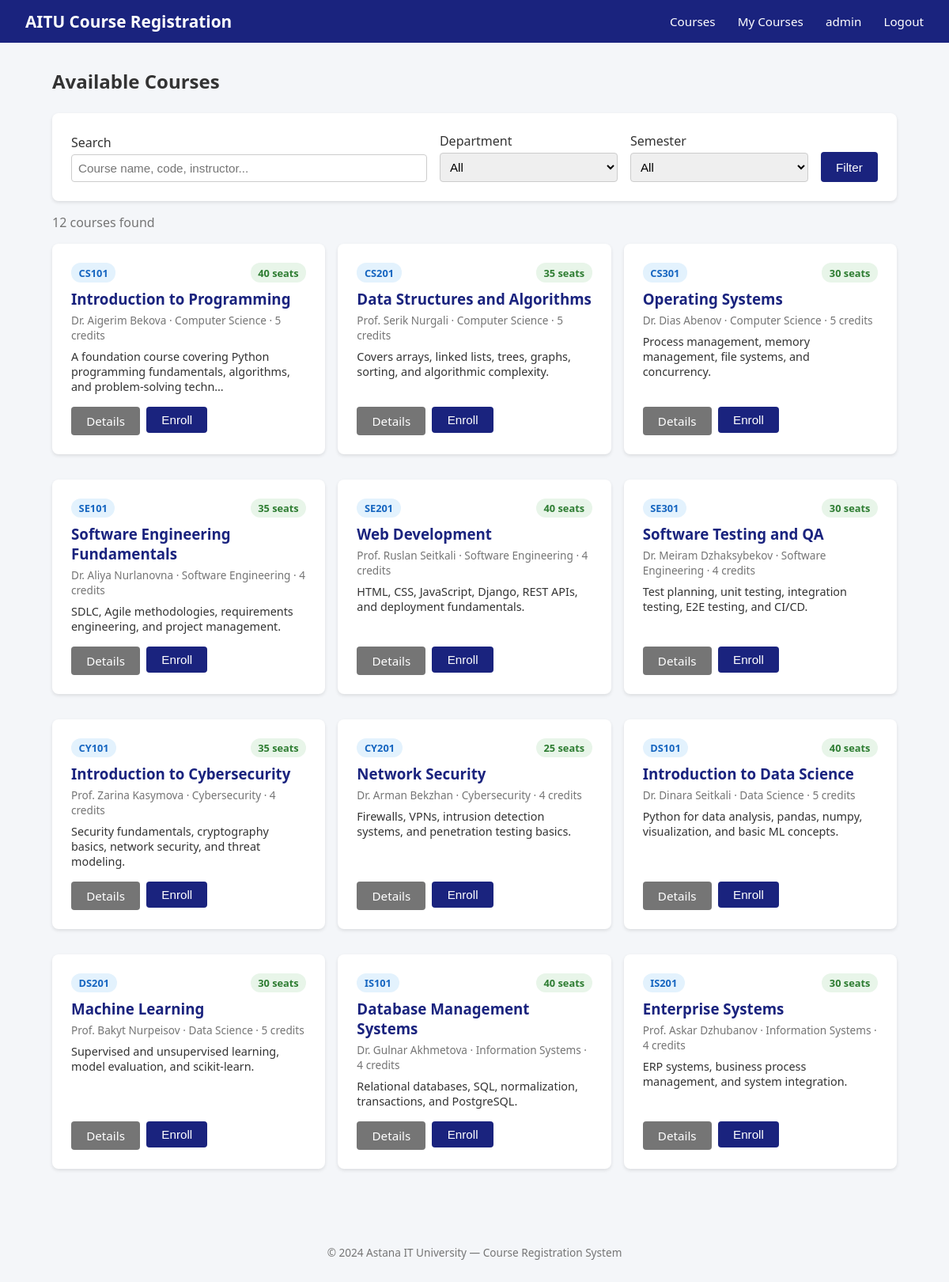
The app's page /courses/ (signed in) with its own data.
### courses/models.py (models this page shows, shortened)
class Course(models.Model):
    SEMESTER_CHOICES = [
        ('Fall', 'Fall'),
        ('Spring', 'Spring'),
        ('Summer', 'Summer'),
    ]
    title = models.CharField(max_length=200)
    code = models.CharField(max_length=20, unique=True)
    department = models.ForeignKey(Department, on_delete=models.CASCADE, related_name='courses')
    description = models.TextField()
    credits = models.PositiveSmallIntegerField()
    max_students = models.PositiveIntegerField(default=30)
    semester = models.CharField(max_length=10, choices=SEMESTER_CHOICES)
    year = models.PositiveIntegerField()
    instructor = models.CharField(max_length=100)
    is_active = models.BooleanField(default=True)
    created_at = models.DateTimeField(auto_now_add=True)
    @property
    def enrolled_count(self):
        return self.enrollments.filter(status='enrolled').count()
    @property
    def is_full(self):
        return self.enrolled_count >= self.max_students
    @property
    def available_seats(self):
        return max(0, self.max_students - self.enrolled_count)

class Department(models.Model):
    name = models.CharField(max_length=100)
    code = models.CharField(max_length=10, unique=True)

### courses/views.py (the view)
# urls.py: path('', views.course_list, name='course_list'),
def course_list(request):
    courses = Course.objects.filter(is_active=True).select_related('department')
    query = request.GET.get('q', '')
    department_id = request.GET.get('department', '')
    semester = request.GET.get('semester', '')
    if query:
        courses = courses.filter(
            Q(title__icontains=query) |
            Q(code__icontains=query) |
            Q(instructor__icontains=query)
        )
    if department_id:
        courses = courses.filter(department_id=department_id)
    if semester:
        courses = courses.filter(semester=semester)
    departments = Department.objects.all()
    enrolled_course_ids = set()
    if request.user.is_authenticated:
        enrolled_course_ids = set(
            Enrollment.objects.filter(
                student=request.user, status='enrolled'
            ).values_list('course_id', flat=True)
        )
    return render(request, 'courses/course_list.html', {
        'courses': courses,
        'departments': departments,
        'query': query,
        'selected_department': department_id,
        'selected_semester': semester,
        'enrolled_course_ids': enrolled_course_ids,
    })

### templates/courses/course_list.html (shortened to what this page needs)
{% extends "base.html" %}
{% block content %}
<h2 style="margin-bottom:1.5rem;">Available Courses</h2>
<div class="card">
    <form method="get" style="display:flex; gap:1rem; flex-wrap:wrap; align-items:flex-end;">
        <div class="form-group" style="margin:0; flex:2; min-width:200px;">
            <label>Search</label>
            <input type="text" name="q" value="{{ query }}" placeholder="Course name, code, instructor...">
        </div>
        <div class="form-group" style="margin:0; flex:1; min-width:150px;">
            <label>Department</label>
            <select name="department">
                <option value="">All</option>
            </select>
        </div>
        <div class="form-group" style="margin:0; flex:1; min-width:120px;">
            <label>Semester</label>
            <select name="semester">
                <option value="">All</option>
            </select>
        </div>
        <button type="submit" class="btn btn-primary" style="height:38px;">Filter</button>
    </form>
</div>
{% if courses %}
<p style="color:#757575; margin-bottom:1rem;">{{ courses.count }} course{{ courses.count|pluralize }} found</p>
<div style="display:grid; grid-template-columns: repeat(auto-fill, minmax(320px, 1fr)); gap:1rem;">
{% for course in courses %}
<div class="card" style="display:flex; flex-direction:column; justify-content:space-between;">
    <div>
        <div style="display:flex; justify-content:space-between; align-items:start; margin-bottom:0.5rem;">
            <span class="badge badge-blue">{{ course.code }}</span>
            {% if course.is_full %}
            <span class="badge badge-red">Full</span>
            {% else %}
            <span class="badge badge-green">{{ course.available_seats }} seats</span>
            {% endif %}
        </div>
        <h3 style="margin-bottom:0.3rem;"><a href="/courses/{{ course.pk }}/" style="text-decoration:none; color:#1a237e;">{{ course.title }}</a></h3>
        <p style="font-size:0.85rem; color:#757575; margin-bottom:0.5rem;">{{ course.instructor }} · {{ course.department.name }} · {{ course.credits }} credits</p>
        <p style="font-size:0.9rem;">{{ course.description|truncatechars:100 }}</p>
    </div>
    <div style="margin-top:1rem; display:flex; gap:0.5rem;">
        <a href="/courses/{{ course.pk }}/" class="btn btn-secondary">Details</a>
        {% if user.is_authenticated %}
            {% if course.pk in enrolled_course_ids %}
            <span class="badge badge-green" style="padding:0.5rem 1rem;">Enrolled</span>
            {% else %}
            <form method="post" action="/courses/{{ course.pk }}/enroll/">
                <button type="submit" class="btn btn-primary">
                    {% if course.is_full %}Join Waitlist{% else %}Enroll{% endif %}
                </button>
            </form>
            {% endif %}
        {% endif %}
    </div>
</div>
{% endfor %}
</div>
{% else %}
<div class="card" style="text-align:center; color:#757575;">
    <p>No courses found matching your criteria.</p>
</div>
{% endif %}
{% endblock %}

### templates/base.html (shortened to what this page needs)
<!DOCTYPE html>
<html lang="en">
<head>
</head>
<body>
<nav>
    <a href="/" class="brand">AITU Course Registration</a>
    <div class="nav-links">
        <a href="/courses/">Courses</a>
        {% if user.is_authenticated %}
            <a href="/courses/my/">My Courses</a>
            <a href="/users/profile/">{{ user.get_full_name|default:user.username }}</a>
            <a href="/users/logout/" onclick="event.preventDefault(); document.getElementById('logout-form').submit();">Logout</a>
        {% else %}
            <a href="/users/login/">Login</a>
            <a href="/users/register/">Register</a>
        {% endif %}
    </div>
</nav>
<div class="container">
    {% block content %}{% endblock %}
</div>
<footer>
    &copy; 2024 Astana IT University — Course Registration System
</footer>
</body>
</html>

### templates/base.html (style rules this page uses)
* { box-sizing: border-box; margin: 0; padding: 0; }
body { font-family: 'Segoe UI', sans-serif; background: #f4f6f9; color: #333; }
nav { background: #1a237e; color: white; padding: 0.8rem 2rem; display: flex; justify-content: space-between; align-items: center; }
nav .brand { font-size: 1.3rem; font-weight: bold; text-decoration: none; color: white; }
nav .nav-links a { color: white; text-decoration: none; margin-left: 1.5rem; font-size: 0.95rem; }
.container { max-width: 1100px; margin: 2rem auto; padding: 0 1rem; }
.btn { display: inline-block; padding: 0.5rem 1.2rem; border-radius: 4px; text-decoration: none; cursor: pointer; border: none; font-size: 0.95rem; }
.btn-primary { background: #1a237e; color: white; }
.btn-secondary { background: #757575; color: white; }
.card { background: white; border-radius: 8px; box-shadow: 0 2px 4px rgba(0,0,0,0.1); padding: 1.5rem; margin-bottom: 1rem; }
.form-group { margin-bottom: 1rem; }
.form-group label { display: block; margin-bottom: 0.3rem; font-weight: 500; }
.form-group input, .form-group select, .form-group textarea { width: 100%; padding: 0.5rem; border: 1px solid #ccc; border-radius: 4px; font-size: 0.95rem; }
.badge { display: inline-block; padding: 0.2rem 0.6rem; border-radius: 12px; font-size: 0.8rem; font-weight: 600; }
.badge-green { background: #e8f5e9; color: #2e7d32; }
.badge-blue { background: #e3f2fd; color: #1565c0; }
footer { text-align: center; padding: 2rem; color: #757575; font-size: 0.85rem; margin-top: 3rem; }

### records on screen
Course: code "CS101", available_seats "40", title "Introduction to Programming", instructor "Dr. Aigerim Bekova", department.name "Computer Science", credits "5", description "A foundation course covering Python programming fundamentals, algorithms, and problem-solving techn…", shows "Enroll"
Course: code "CS201", available_seats "35", title "Data Structures and Algorithms", instructor "Prof. Serik Nurgali", department.name "Computer Science", credits "5", description "Covers arrays, linked lists, trees, graphs, sorting, and algorithmic complexity.", shows "Enroll"
Course: code "CS301", available_seats "30", title "Operating Systems", instructor "Dr. Dias Abenov", department.name "Computer Science", credits "5", description "Process management, memory management, file systems, and concurrency.", shows "Enroll"
Course: code "SE101", available_seats "35", title "Software Engineering Fundamentals", instructor "Dr. Aliya Nurlanovna", department.name "Software Engineering", credits "4", description "SDLC, Agile methodologies, requirements engineering, and project management.", shows "Enroll"
Course: code "SE201", available_seats "40", title "Web Development", instructor "Prof. Ruslan Seitkali", department.name "Software Engineering", credits "4", description "HTML, CSS, JavaScript, Django, REST APIs, and deployment fundamentals.", shows "Enroll"
Course: code "SE301", available_seats "30", title "Software Testing and QA", instructor "Dr. Meiram Dzhaksybekov", department.name "Software Engineering", credits "4", description "Test planning, unit testing, integration testing, E2E testing, and CI/CD.", shows "Enroll"
Course: code "CY101", available_seats "35", title "Introduction to Cybersecurity", instructor "Prof. Zarina Kasymova", department.name "Cybersecurity", credits "4", description "Security fundamentals, cryptography basics, network security, and threat modeling.", shows "Enroll"
Course: code "CY201", available_seats "25", title "Network Security", instructor "Dr. Arman Bekzhan", department.name "Cybersecurity", credits "4", description "Firewalls, VPNs, intrusion detection systems, and penetration testing basics.", shows "Enroll"
Course: code "DS101", available_seats "40", title "Introduction to Data Science", instructor "Dr. Dinara Seitkali", department.name "Data Science", credits "5", description "Python for data analysis, pandas, numpy, visualization, and basic ML concepts.", shows "Enroll"
Course: code "DS201", available_seats "30", title "Machine Learning", instructor "Prof. Bakyt Nurpeisov", department.name "Data Science", credits "5", description "Supervised and unsupervised learning, model evaluation, and scikit-learn.", shows "Enroll"
Course: code "IS101", available_seats "40", title "Database Management Systems", instructor "Dr. Gulnar Akhmetova", department.name "Information Systems", credits "4", description "Relational databases, SQL, normalization, transactions, and PostgreSQL.", shows "Enroll"
Course: code "IS201", available_seats "30", title "Enterprise Systems", instructor "Prof. Askar Dzhubanov", department.name "Information Systems", credits "4", description "ERP systems, business process management, and system integration.", shows "Enroll"

### other values on screen
{{ user.get_full_name|default:user.username }} "admin"
{{ courses.count }} "12"
